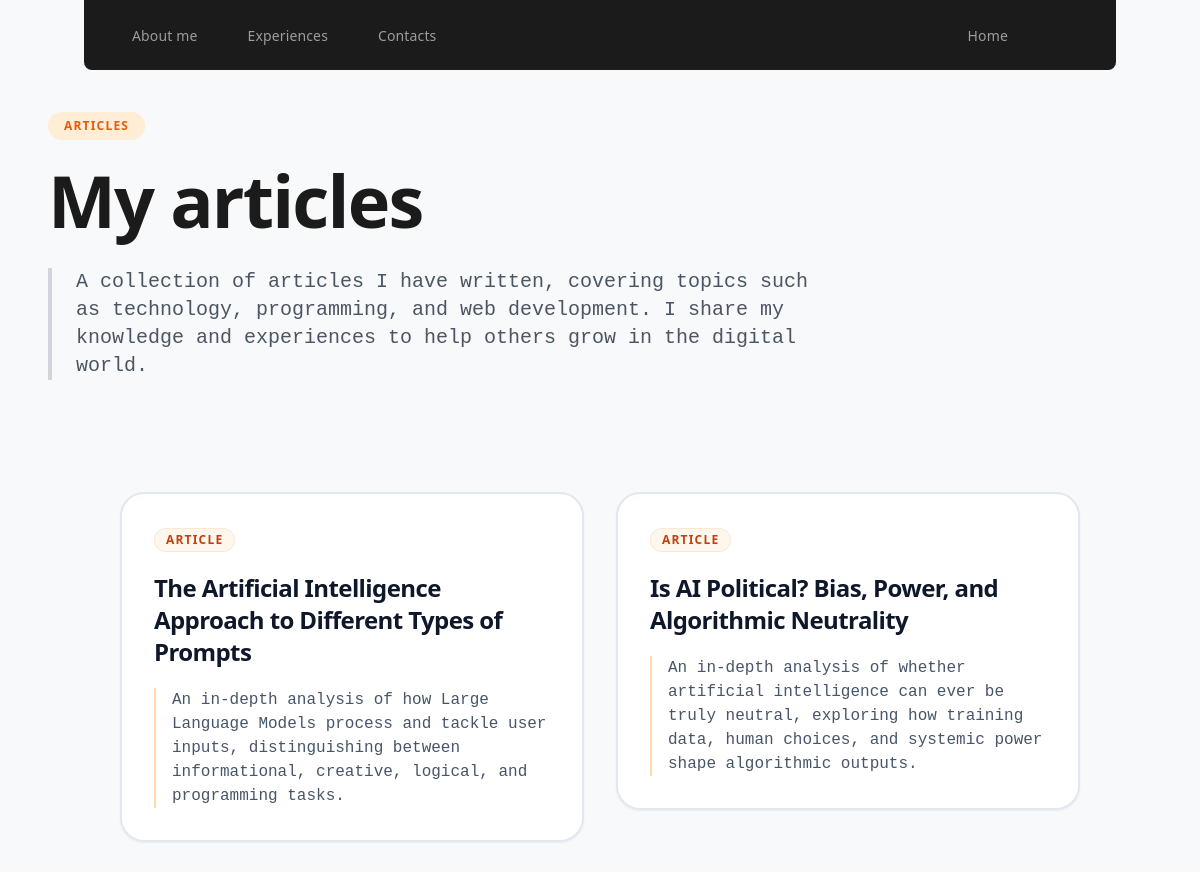
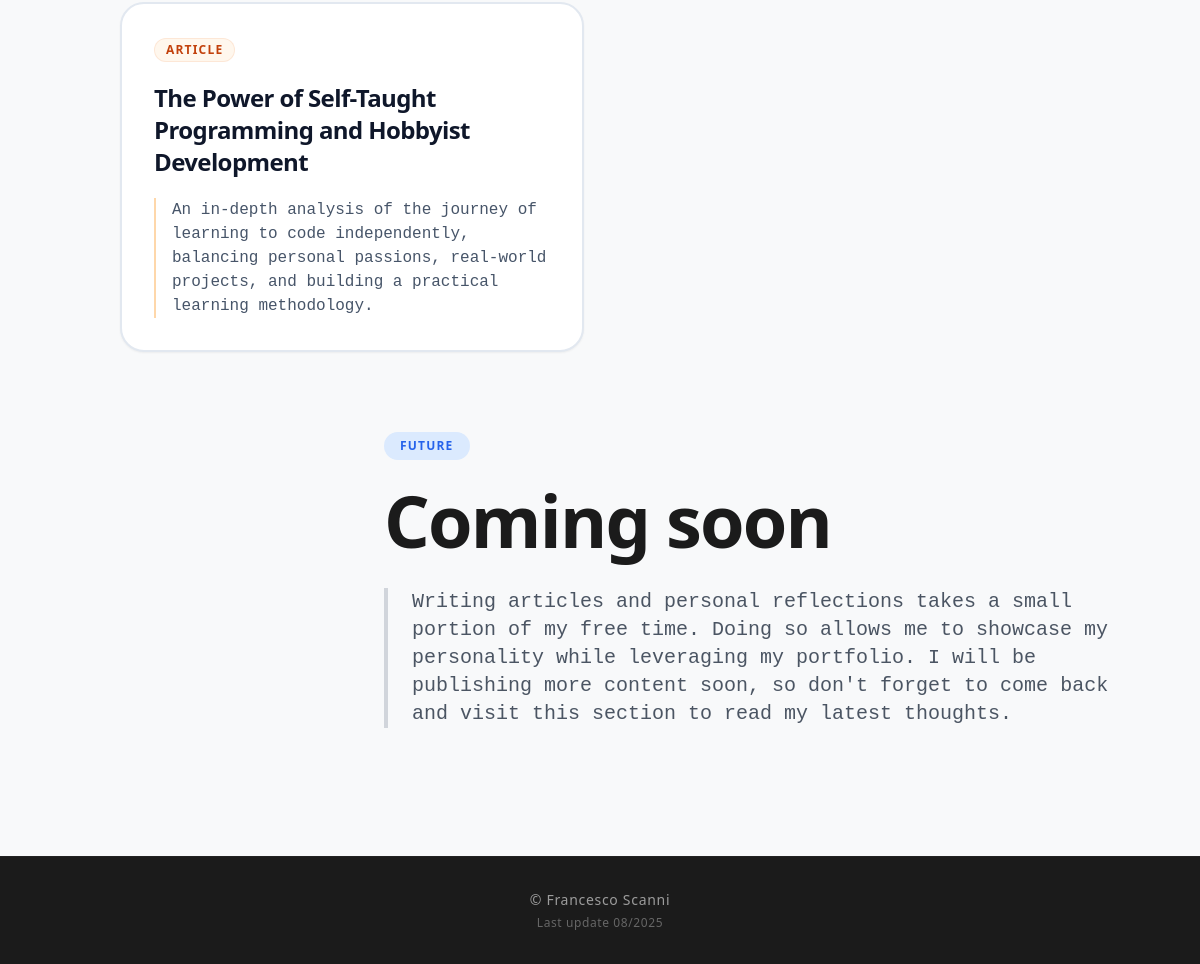
The page /app/components/desktop/articoli.php on the database its author committed (2 pictures, top to bottom).
### tables this page shows
CREATE TABLE `articles` (
  `id` bigint UNSIGNED NOT NULL,
  `title` varchar(255) NOT NULL,
  `slug` varchar(255) NOT NULL,
  `excerpt` text,
  `content` longtext NOT NULL,
  `featured_image` varchar(255) DEFAULT NULL,
  `status` enum('draft','published','archived') NOT NULL DEFAULT 'draft',
  `views_count` int UNSIGNED NOT NULL DEFAULT '0',
  `is_featured` tinyint(1) NOT NULL DEFAULT '0',
  `published_at` timestamp NULL DEFAULT NULL,
  `created_at` timestamp NULL DEFAULT CURRENT_TIMESTAMP,
  `updated_at` timestamp NULL DEFAULT CURRENT_TIMESTAMP ON UPDATE CURRENT_TIMESTAMP
);

### app/components/desktop/articoli.php (the view, shortened to what this page needs)
<?php
    include_once("elements/project.php");
    include_once("elements/article.php");
    include_once("db/confDB.php");
    $sql = "SELECT * FROM articles";
    $result = $conn->query($sql);
    if ($result->num_rows > 0) {
        $articles = [];
        while($row = $result->fetch_assoc()) {
            $articles[] = $row;
        }
    } else {
        $articles = [];
    }
?>
<!DOCTYPE html>
<html lang="en">
<head>
    <script src="https://cdn.tailwindcss.com"></script>
</head>
<body class="bg-[#F8F9FA] antialiased font-sans text-gray-900">
    <?php echo $header; ?>
    <?php echo $infoArt; ?>
    <div class="articleGrid grid grid-cols-1 md:grid-cols-2 gap-8 px-[10vw] mb-[80px]">
    <?php
    foreach ($articles as $article) {
        $title = $article['title'];
        $excerpt = $article['excerpt'];
        echo '<a href="elements/singleArticle.php?id='.$article['id'].'">
                <article class="group relative bg-white border-2 border-slate-200 hover:border-orange-400 rounded-3xl p-6 md:p-8 shadow-sm hover:shadow-2xl transition-all duration-300 ease-out hover:-translate-y-1.5 flex flex-col justify-between">
                    <div class="space-y-5">
                        <span class="inline-flex items-center rounded-full bg-orange-50 px-3 py-1 text-xs font-semibold text-orange-700 ring-1 ring-inset ring-orange-600/10 uppercase tracking-widest transition-colors duration-300 group-hover:bg-orange-100">
                            Article
                        </span>
                        <h2 class="text-xl md:text-2xl font-bold text-slate-900 tracking-tight leading-snug transition-colors duration-300 group-hover:text-orange-600">
                            '.$title.'
                        </h2>
                        <p class="font-mono text-slate-600 text-sm md:text-base leading-relaxed border-l-2 border-orange-200 pl-4">
                            '.$excerpt.'
                        </p>
                    </div>
                </article>
            </a>';
    }
    ?>
    </div>
    <?php
        echo $prefooterArt;
        echo $footer;
    ?>
</body>
</html>

### app/components/desktop/elements/project.php (shortened to what this page needs)
<?php
    $footer = '<footer class="w-full bg-[#1B1B1B] border-t border-[#222222] py-6 lg:py-8 flex flex-col justify-center items-center gap-1 z-10">
                <p class="text-[#9C9C9C] text-center text-[13px] lg:text-[14px] font-normal tracking-wider ibm transition-colors duration-300 hover:text-white cursor-default">
                    © Francesco Scanni
                </p>
                <p class="text-[#666666] text-center text-[10px] lg:text-[12px] font-normal tracking-wider ibm">
                    Last update 08/2025
                </p>
            </footer>';
    $header = '<div class="header w-full h-[70px] bg-[#1B1B1B] flex justify-between items-center px-6 z-40 lg:fixed lg:top-0 lg:left-1/2 lg:-translate-x-1/2 lg:w-[86%] lg:max-w-7xl lg:rounded-b-[8px] lg:px-12">
                    <div class="hidden lg:flex lg:gap-[50px] xl:gap-[70px] items-center">
                        <a href="../../../index.php" onclick="scrollWithOffset(event, \'mySection\')"><p class="text-[#9C9C9C] hover:text-white transition-colors ibm text-[14px] tracking-[0.14px]">About me</p></a>
                        <a href="../pcto/pcto.html"><p class="text-[#9C9C9C] hover:text-white transition-colors ibm text-[14px] tracking-[0.14px]">Experiences</p></a>
                        <a href="../../../index.php#contacts"><p class="text-[#9C9C9C] hover:text-white transition-colors ibm text-[14px] tracking-[0.14px]">Contacts</p></a>
                    </div>
                    <div class="hidden lg:flex lg:gap-[20px] items-center">
                        <a class="text-[#9C9C9C] hover:text-white transition-colors ibm text-[14px] tracking-[0.14px] mr-[60px]" href="../../../index.php">Home</a>
                    </div>
                </div>';
?>

### app/components/desktop/elements/article.php (shortened to what this page needs)
<?php
    $infoArt = '<section class="max-w-6xl mx-auto px-6 pt-12 pb-2 md:pt-28 md:pb-28">
                <div class="max-w-3xl">
                    <span class="text-orange-600 bg-orange-100 font-bold text-xs px-4 py-1.5 rounded-full uppercase tracking-widest mb-6 inline-block">
                        Articles
                    </span>
                    <h1 class="text-5xl md:text-7xl font-extrabold mb-8 leading-tight tracking-tight text-[#1B1B1B]">
                        My articles
                    </h1>
                    <p class="font-mono text-gray-600 text-lg md:text-xl leading-relaxed border-l-4 border-gray-300 pl-6">
                        A collection of articles I have written, covering topics such as technology, programming, and web development. I share my knowledge and experiences to help others grow in the digital world.
                    </p>
                </div>
            </section>';
    $prefooterArt = '<section class="flex justify-end max-w-6xl mx-auto px-6 pt-18 pb-20 md:pb-32">
                <div class="max-w-3xl">
                    <span class="text-blue-600 bg-blue-100 font-bold text-xs px-4 py-1.5 rounded-full uppercase tracking-widest mb-6 inline-block">
                        Future
                    </span>
                    <h1 class="text-4xl md:text-7xl font-extrabold mb-8 leading-tight tracking-tight text-[#1B1B1B]">
                        Coming soon
                    </h1>
                    <p class="font-mono text-gray-600 text-lg md:text-xl leading-relaxed border-l-4 border-gray-300 pl-6">
                        Writing articles and personal reflections takes a small portion of my free time. Doing so allows me to showcase my personality while leveraging my portfolio. I will be publishing more content soon, so don\'t forget to come back and visit this section to read my latest thoughts.
                    </p>
                </div>
            </section>';
?>

### rows shown on the page
articles: title "The Artificial Intelligence Approach to Different Types of Prompts", excerpt "An in-depth analysis of how Large Language Models process and tackle user inputs, distinguishing between informational, creative, logical, and programming tasks."
articles: title "Is AI Political? Bias, Power, and Algorithmic Neutrality", excerpt "An in-depth analysis of whether artificial intelligence can ever be truly neutral, exploring how training data, human choices, and systemic power shape algorithmic outputs."
articles: title "The Power of Self-Taught Programming and Hobbyist Development", excerpt "An in-depth analysis of the journey of learning to code independently, balancing personal passions, real-world projects, and building a practical learning methodology."
